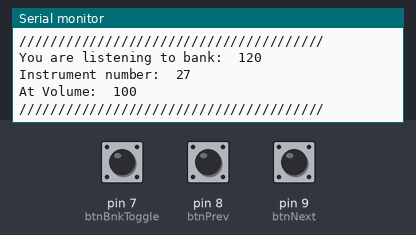
Simulated run of this sketch. Board: Arduino Uno, built with avr-gcc and run on an emulated ATmega328P. Shown: the last lines printed to the serial monitor. The test bench sets the inputs (shaded band); at power-on: pin 7 (btnBnkToggle) LOW, pin 8 (btnPrev) LOW, pin 9 (btnNext) LOW.

Above: at 1.4 s.
1.5 s: pin 7 (btnBnkToggle) pulled HIGH for 0.6 s
At 2.1 s:
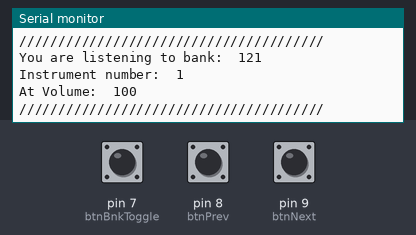
3.6 s: pin 8 (btnPrev) pulled HIGH for 1 s
At 5.2 s:
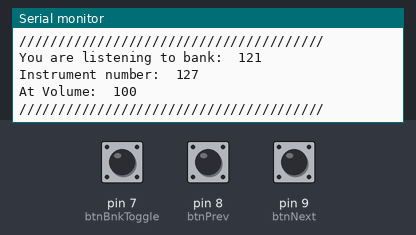
6.1 s: pin 9 (btnNext) pulled HIGH for 3.2 s
At 9.4 s:
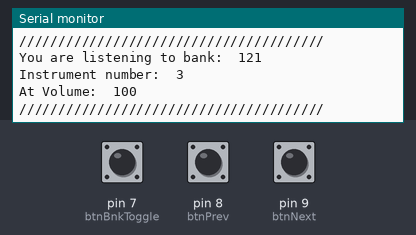
10.8 s: pin 9 (btnNext) pulled HIGH for 1 s
At 12.5 s:
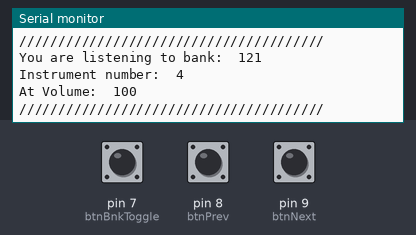
Timing chart, 0 to 14.0 s (numbered marks = the images above; inputs shaded):
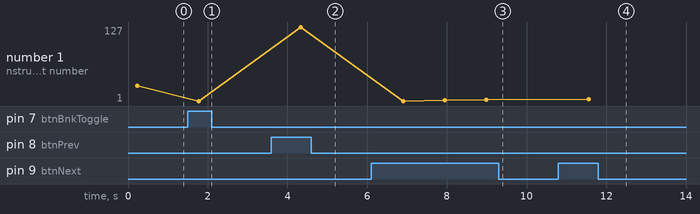

Measured:
- after the input at 1.5 s, the serial monitor: prints a new line after 0.27 s (image 1)
- after the input at 3.6 s, the serial monitor: prints a new line after 0.74 s (image 2)
- after the input at 6.1 s, the serial monitor: prints a new line after 0.80 s (image 3)
- after the input at 10.8 s, the serial monitor: prints a new line after 0.76 s (image 4)
- plotted number 1: 27 → 1 after the input at 1.5 s, 1 → 127 after the input at 3.6 s, 127 → 3 after the input at 6.1 s, 3 → 4 after the input at 10.8 s

The sketch:

slabwebsite.ino
```cpp
// (licence header left out)
//include software library to communicated with board properly
#include <SoftwareSerial.h>
//start serial communication
SoftwareSerial mySerial(2, 3); //Soft TX on 3, we don't use RX in this code
//ties to chip Reset line
byte resetMIDI = 4;
//DEFINE VALUES THAT WILL NOT BE CHANGED. MORE EFFICIENT THAN CONSTANTS
//HEX NUMBERS FOR COMMANDS
#define CTRLCHANNEL 0xB0
#define CTRLINSTRUMENT 0xC0
#define CTRLON 0x09
#define CTRLOFF 0x08
#define SETVOLUME 0x07

//SOUND BANKS LOCATIONS
#define BNKPERCUSSION 0x78
#define BNKMELODY 0x79

//SOUND ARRAYS
//See page 33 of vs1053 datasheet, available on slab website or from manufacturer
//for what sounds these numbers correspond to
//Percussion
#define MINPerIndex 27 //minimum instrument value
#define MAXPerIndex 87
#define MAXPERCUSSION  61 //length of array
//Melody
#define MINMelIndex 1
#define MAXMelIndex 127
#define MAXMELODY  127 //length of array
//Instantiate arrays
int perSounds [MAXPERCUSSION];
int melSounds [MAXMELODY];

//BUTTONS
//Sound Navigation
int btnPrev = 8; //red
int btnNext = 9; //blue
int btnBnkToggle = 7;  //Yellow
boolean isPercussion= true;

//booleans to activate when btnpressed
boolean triggerNext = false;
boolean triggerPrev = false;
boolean triggerToggle = false;

//used values
int curVolume;
//inserting small pauses helps everything run smoothly
int pause = 50;

//current values
int curIndexMAX; //keeps track of the max Index available
int curMINVal; //keeps track of the value at index [0]
int curMAXVal;
int curBank; //current music bank (Percussion default, alt Melody)
int curIndex; //current Index current array
int melIndex; //current Index in melody array
int perIndex; //current Index in percussion array

int curInstrumentNumber;

void setup()
{
  //Everything that needs to only be set once or needs an initial value goes here.
  //Start Serial communiccation to be able to view prinlns
  //to see the messages, click the magnifying glass in  the top right corner
  //in the pop-up, be sure that the xxxx baud matches the number below.
  Serial.begin(57600);
  //Setup soft serial for MIDI control; allows you to give commands in noteOn(); noteOff(); and talkMIDI();
  mySerial.begin(31250);
  //Reset the chip (vs1053)
  pinMode(resetMIDI, OUTPUT);
  digitalWrite(resetMIDI, LOW);
  delay(100);
  digitalWrite(resetMIDI, HIGH);
  delay(100);
  //set btn modes, telling them you want to RECEIVE information, not give current
  pinMode (btnNext, INPUT);
  pinMode (btnPrev, INPUT);
  pinMode (btnBnkToggle, INPUT);
  //for each Index i in array; add one to MAXPERCUSSION to compensat for 0base; add one to the index on each iteration
  for (int i=0; i<MAXPERCUSSION; i++)
  {
    //give it the corresponding number between the min and max (27-87)
    perSounds[i] = MINPerIndex +i;
  }
  for (int i=0; i<MAXMELODY; i++)
  {
    //give it the corresponding number between the min and max (1-128)
    melSounds[i] = MINMelIndex +i; //since index starts at 0 and the bank at 1
  }
  //I set these here since their value could change later in the program
  curIndex = 0;
  perIndex = 0;
  melIndex = 0;
  //default to percussion
  curBank = BNKPERCUSSION;
  curIndexMAX  = MAXPERCUSSION-1;//MAXPERCUSSION is the array length, -1 for index value
  curMAXVal = MAXPerIndex ;
  curMINVal = MINPerIndex;
  curVolume = 100;// max value 127
  //keeps track of the currentInstrumentNumber for the println
  curInstrumentNumber= perSounds[perIndex];
  //print new information aobut what is playing
  printInfo();
}
void loop()
{
  // set the sound volume. talkMidi uses this information to talk to chip
  //channel command, change the volume, to current volume
  talkMIDI (CTRLCHANNEL, SETVOLUME, curVolume);
  //this is channel command, on channel 0, current sound bank
  talkMIDI(CTRLCHANNEL, 0, curBank);
  //check if the buttons are being pressed
  readBTN();
  //play the correct sound
  playSound();
}
void playSound()
{
  if (isPercussion)
  {
    //The instruments here aren't influenced by pitch, so it's really only the index of the instrument you're calling

    //command change instrument, to the value of the current index, only 1 bit data required
    talkMIDI(CTRLINSTRUMENT, curIndex,0);
    //channel 0, instrument in the array,  at the value of the current Volume
    noteOn(0, perSounds[curIndex], curVolume);
    //delay to hear it properly
    delay(500);
    noteOff(0, perSounds[curIndex], curVolume);

    curInstrumentNumber = perSounds[curIndex];
  }
  else
  {
    //melody instruments need the index of the instrument and the pitch to play it at- more like a synthesizer
    talkMIDI(CTRLINSTRUMENT, melSounds[curIndex],0);
    //Note on channel 1 (0x90), some note value (note), middle velocity (0x45):
    //channel 0, pitch(Low), volume
    noteOn(0, 30, curVolume);
    delay(250);
    noteOff(0, 30, curVolume);
    //channel 0, pitch(High), volume
    noteOn(0, 80, curVolume);
    delay(250);
    noteOff(0, 80, curVolume);

    curInstrumentNumber = melSounds[curIndex];
  }
}
void readBTN()
{
  //Check if your buttons are pressed
  //Return HIGH when the button is pressed
  //LOW when button is not pressed
  int btnNextState = digitalRead(btnNext);
  int btnPrevState = digitalRead(btnPrev);
  int btnToggleState = digitalRead(btnBnkToggle);
  //NEXT BUTTON
  if (btnNextState) //if Next button pressed
  { //if next still needs to be triggered
    if(triggerNext)
    { //if at Maximum, set it to minimum
      if (curIndex == curIndexMAX) //curIndex corresponds to the length, -1 for the index position
      {
        curIndex = 0;
        curInstrumentNumber = curMINVal;
      }
      else //if not, increase index
      {
        curIndex ++;
        curInstrumentNumber ++;
      }
      //turn trigger off so it only gets done once
      triggerNext = false;
      //print new information aobut what is playing
      printInfo();
    }
    else //if next button not being pressed
    {
      triggerNext = true;//so that Next will trigger the next time its pressed
    }
  }
  //PREVIOUS BUTTON
  if (btnPrevState) //if Prev button pressed
  {
    if(triggerPrev)
    {
      //if at Minimum, set it to maximum
      if (curIndex == 0)
      {
        curIndex = curIndexMAX; //curIndex corresponds to the length, -1 for the index position

        curInstrumentNumber = curMAXVal;
      }
      else
      {
        curIndex --;
        curInstrumentNumber --;
      }
      //Serial.println(perSounds[60]);
      triggerPrev = false;
      //print new information aobut what is playing
      printInfo();
    }
    else
    {
      triggerPrev = true;
    }
  }
  //TOGGLE BUTTON
  if(btnToggleState)
  {//if currently percussion, change to melody
    if(isPercussion && triggerToggle)
    {
      //store the current index as percussion index
      perIndex = curIndex;
      //change the current index to the melody index
      curIndex = melIndex;
      curInstrumentNumber = melSounds[curIndex];
      curIndexMAX = MAXMELODY-1;
      curMINVal = MINMelIndex;
      curMAXVal = MAXMelIndex;
      curBank = BNKMELODY;
      isPercussion = false;
      //trigger Toggle determines whether the action has already been triggered for this press
      //prevents change by holding down button
      triggerToggle = false;
      //print new information aobut what is playing
      printInfo();
    }
    else if (triggerToggle)
    {
      //store the current index as percussion index
      melIndex = curIndex;
      //change the current index to the melody index
      curIndex = perIndex;
      curInstrumentNumber = perSounds[curIndex];
      curIndexMAX = MAXPERCUSSION-1 ;
      curMINVal = MINPerIndex;
      curMAXVal = MAXPerIndex ;
      curBank = BNKPERCUSSION;
      isPercussion = true;
      triggerToggle = false;
      printInfo();
    }
  }
  else //if button not being held, reset the trigger to true so it activates on next press
  {
    triggerToggle = true;
  }
}
//Send a MIDI note-on message.  Like pressing a piano key
//channel ranges from 0-15
void noteOn(byte channel, byte note, byte attack_velocity)
{
  talkMIDI( (0x90 | channel), note, attack_velocity);
}
//Send a MIDI note-off message.  Like releasing a piano key
void noteOff(byte channel, byte note, byte release_velocity)
{
  talkMIDI( (0x80 | channel), note, release_velocity);
}
//Plays a MIDI note. Doesn't check to see that cmd is greater than 127, or that data values are less than 127
void talkMIDI(byte cmd, byte data1, byte data2)
{
  mySerial.write(cmd);
  mySerial.write(data1);
  //Some commands only have one data byte. All cmds less than 0xBn have 2 data bytes
  //(sort of: http://253.ccarh.org/handout/midiprotocol/)
  if( (cmd & 0xF0) <= 0xB0)
    mySerial.write(data2);
}
void printInfo()
{
  Serial.println("///////////////////////////////////////");
  Serial.println("120 : Percussion Bank // 121 : Melody Bank");
  Serial.println("///////////////////////////////////////");
  Serial.print("You are listening to bank:  ");
  Serial.println( curBank);
  Serial.print("Instrument number:  ");
  Serial.println( curInstrumentNumber);
  Serial.print("At Volume:  ");
  Serial.println( curVolume);
  Serial.println("///////////////////////////////////////");
}
```
